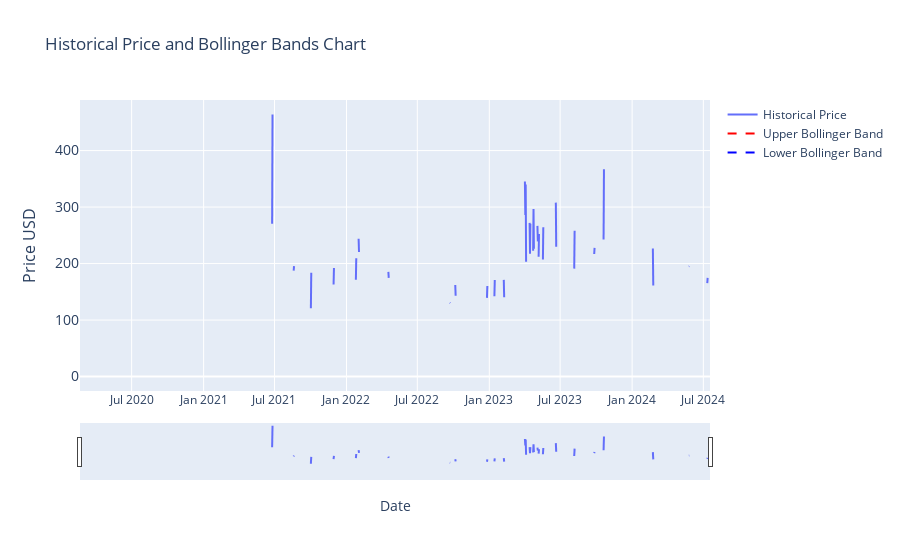

The notebook cell this image was saved under:
### Markdown cell above
### bollinger_bands

### Code cell
# # Bollinger Bands - Bolligner Bands currently use the SMA for the upper + lower band, but standardised to historical price                           


import plotly.graph_objects as go
import pandas as pd
from ipywidgets import interact, DatePicker
import numpy as np


df = current_item.copy()

# Window sets the period length for calculating the Bollinger Bands moving average. Industry standard is 20d. 
window = 20
df= calculate_bollinger_bands(df, window)


start_date_picker = DatePicker(description='Start Date', value=START_DATE)
end_date_picker = DatePicker(description='End Date', value=END_DATE)

interact(lambda start_date, end_date:
            plot_bollinger_bands(df, start_date, end_date),
            start_date=start_date_picker, end_date=end_date_picker)

### Figure 1 — Plotly figure (JSON) as saved in the notebook; plotly's stock layout.template omitted (floating-point values rounded to 4 significant figures; data arrays with more than 128 entries replaced by an {"elided": "..."} marker saying what was removed)
{"data": [{"mode": "lines", "name": "Historical Price", "type": "scatter", "x": {"elided": "1611 str values"}, "y": {"elided": "1611 float values"}}, {"line": {"color": "red", "dash": "dash"}, "mode": "lines", "name": "Upper Bollinger Band", "type": "scatter", "x": {"elided": "1611 str values"}, "y": {"elided": "1611 null values"}}, {"line": {"color": "blue", "dash": "dash"}, "mode": "lines", "name": "Lower Bollinger Band", "type": "scatter", "x": {"elided": "1611 str values"}, "y": {"elided": "1611 null values"}}], "layout": {"showlegend": true, "title": {"text": "Historical Price and Bollinger Bands Chart"}, "xaxis": {"rangeslider": {"visible": true}, "title": {"text": "Date"}, "type": "date"}, "yaxis": {"tickfont": {"size": 14}, "title": {"font": {"size": 16}, "text": "Price USD"}}}}
